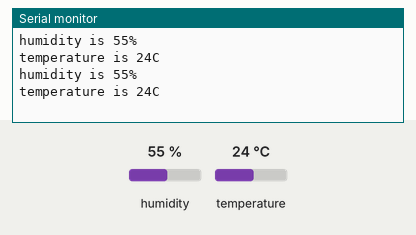
This sketch was run on a simulated Arduino Uno, built with avr-gcc and run on an emulated ATmega328P. On the bench: the last lines printed to the serial monitor. Wiring (inferred from the names in the program): DHT11 sensor: data pin 13. Inputs (shaded band) come from the test bench; at power-on: humidity 55 %, temperature 24 °C.

Above: at 3.8 s.
3.9 s: humidity set to 22 %
At 6.8 s:
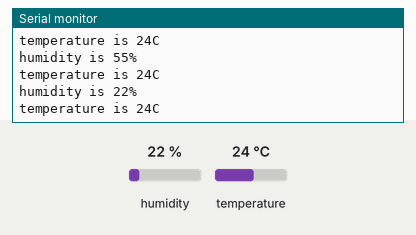
7.8 s: temperature set to 12 °C
At 9.9 s:
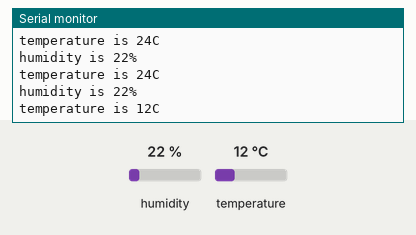
11.7 s: humidity set to 40 %
At 13.0 s:
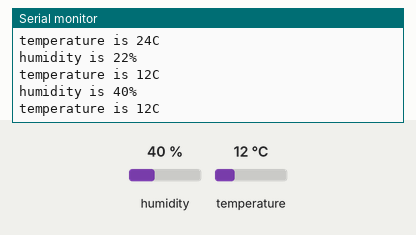
Timing chart, 0 to 14.7 s (numbered marks = the images above; inputs shaded):
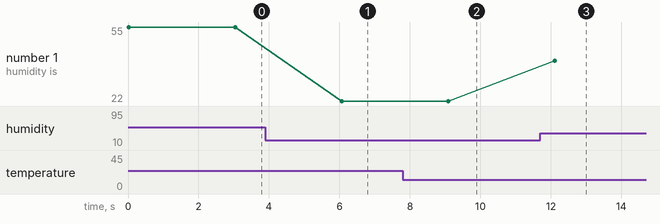

The sketch:

test_dht11.ino
```cpp
#define pin 13


int Humidity    = 0;
int Temperature = 0;
uint8_t sum = 0;
void setup() {
Serial.begin(9600);
}

void loop() {
readdht();
delay(3000);
}

float readdht(){

uint8_t bits[5];
uint8_t cnt = 7;
uint8_t idx = 0;
for (int i=0; i< 5; i++) bits[i] = 0;
  pinMode(pin, OUTPUT);
  digitalWrite(pin, LOW);
  delay(18);
  digitalWrite(pin, HIGH);
  delayMicroseconds(40);
  pinMode(pin, INPUT);
  unsigned int loopCnt = 10000;

  while(digitalRead(pin) == LOW)
    if (loopCnt-- == 0) return -2;

  loopCnt = 10000;
  while(digitalRead(pin) == HIGH)
    if (loopCnt-- == 0) return -2;
  for (int i=0; i<40; i++)
  {
    loopCnt = 10000;
    while(digitalRead(pin) == LOW)
      if (loopCnt-- == 0) return -2;

    unsigned long t = micros();

    loopCnt = 10000;
    while(digitalRead(pin) == HIGH)
      if (loopCnt-- == 0) return -2;

    if ((micros() - t) > 40) bits[idx] |= (1 << cnt);
    if (cnt == 0)
    {
      cnt = 7;
      idx++;
    }
    else cnt--;
  }
 Serial.print("humidity is ");
 Humidity    = bits[0];
 Serial.print(Humidity);
 Serial.println("%");
 Serial.print("temperature is ");
 Temperature = bits[2];
 Serial.print(Temperature);
 Serial.println("C");
 sum = bits[0] + bits[2];
  if (bits[4] != sum) return -1;
  return 0;

  }
```

Measured:
- after the input at 3.9 s, the serial monitor: prints a new line after 2.2 s (image 1)
- after the input at 7.8 s, the serial monitor: prints a new line after 1.3 s (image 2)
- after the input at 11.7 s, the serial monitor: prints a new line after 0.41 s (image 3)
- plotted number 1: 55 → 22 after the input at 3.9 s, 22 → 40 after the input at 11.7 s
